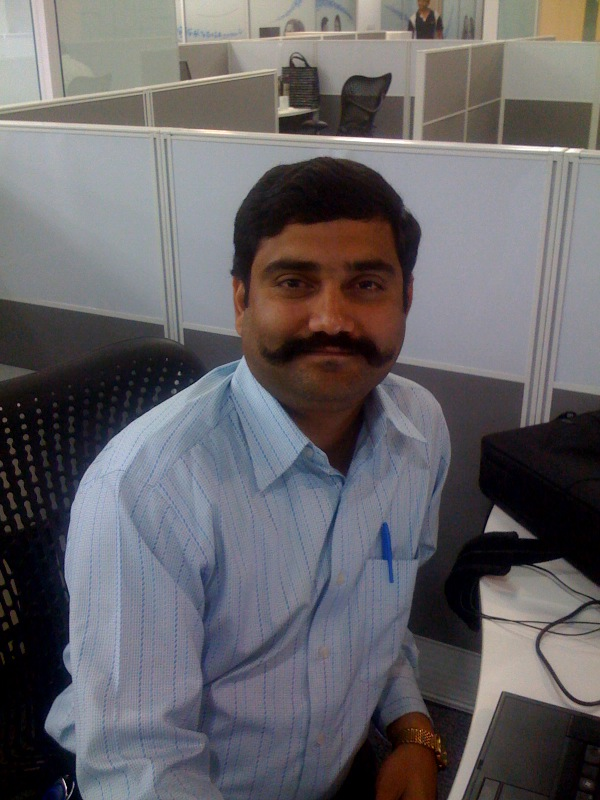
#> input picture resources/myphoto.jpg, 600 x 800 px
$ python 3_facedetect_image.py
#> lines starting #> are read from the running program, lines starting #| are printed output that depends on the picture; after the words box and inside, x2 and y2 are one past the last pixel; in counts of white or black regions, pixels touching at a corner belong together
import cv2

'''
This program will load an  image and detect faces within it. We use haarcascades XML file where the features are stored
You should be able to find haarcascades for various items/things by searching on the internet
haarcascades are available on Github (search for Haarcascades Github): https://github.com/opencv/opencv/tree/master/data/haarcascades
'''

#Craeate a Cascadeclassifier object using harrcascade
face_cascade = cv2.CascadeClassifier("../resources/haarcascade_frontalface_default.xml")

#Read the image in which you want to detect the faces
img = cv2.imread("../resources/myphoto.jpg")
#> img is the input picture: shape (800, 600, 3); mean B, G, R 103.2, 99.6, 102.3

#Convert the image as grayscale image to improve face detection. It is standard practice to convert image to grayscale for any analysis purposes
bw_img = cv2.cvtColor(img,cv2.COLOR_BGR2GRAY)
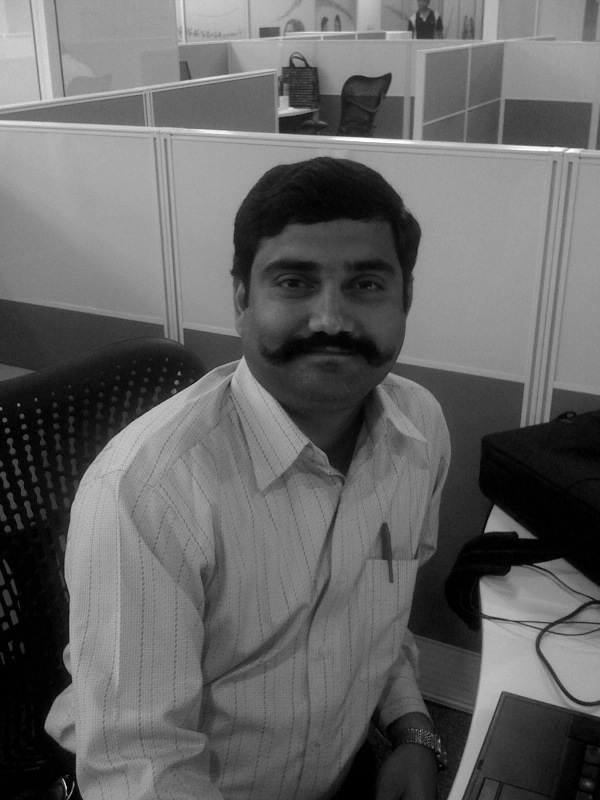
#> bw_img: shape (800, 600); min 0, max 255, mean 100.8

#Search for the coordinates of the faces in the image by applying face_cascade. This will help detect the coordinates of the face(s) in the image
faces = face_cascade.detectMultiScale(bw_img, scaleFactor=1.05, minNeighbors=5)
#> faces = [[227, 204, 205, 205]]
print(type(faces))
#| <class 'numpy.ndarray'>

#Optionally you can show image before processing
cv2.imshow("Original image - before process",img)
#Process the image to add rectangular boxes around each face (coordinates) detected above.
# first coordinate is the image in which you want to detect, 2nd and 3rd are the width and height of the rectangle
# 0,255,0 is the RGB color of the rectangle. Change this to get different color. 3 is line width;
for (x,y,w,h) in faces:
    img = cv2.rectangle(img, (x,y), (x+w, y+h),(0,255,0), 3) #You don't need to store the image as well as shown in next example below
#> this loop made 1 pass
#> pass 1, `img = cv2.rectangle(img, (x,y), (x+w, y+h),(0,255,0), 3) #You don't ne..`:
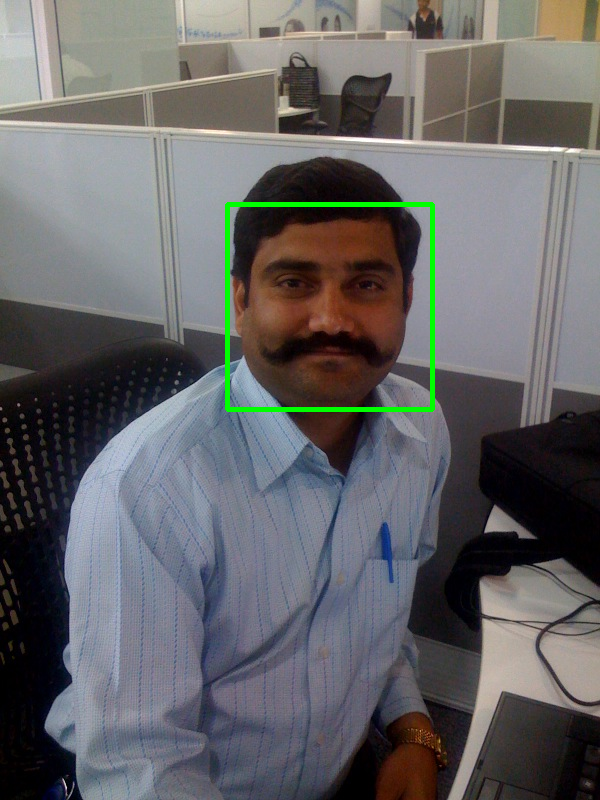
#> img: shape (800, 600, 3); 0.85% of pixels changed, all inside (x1, y1, x2, y2) = (225, 202, 435, 412)
#Show image in the window
cv2.imshow("Original Image - After process",img)


#Use below code instead when the orginal image is big and you want to resize it, before processing
img = cv2.imread("../resources/withson.jpg")
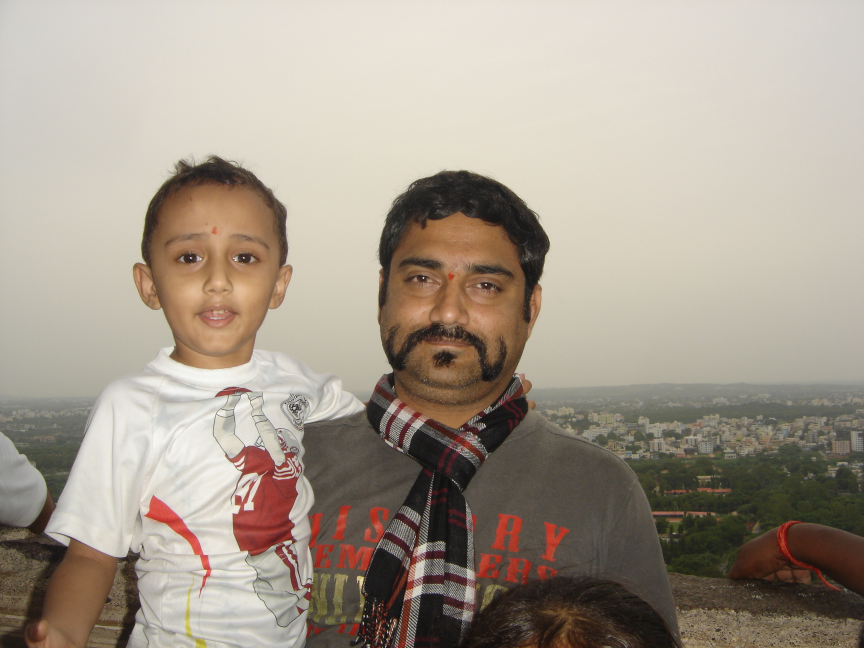
#> input picture resources/withson.JPG, 2592 x 1944 px, found by its file name (shown at 1/3 size)
#> img is the input picture: shape (1944, 2592, 3); mean B, G, R 141.7, 154.8, 165.6
#Resizing the image to 1/4th size. Change this based on your image size
img_resized = cv2.resize(img, (int(img.shape[1]/4), int(img.shape[0]/4)))
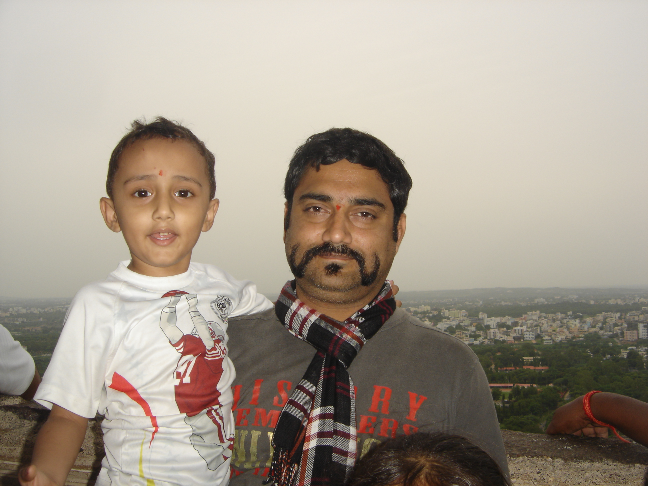
#> img_resized: shape (486, 648, 3); mean B, G, R 142, 155, 165.9
bw_img = cv2.cvtColor(img_resized,cv2.COLOR_BGR2GRAY)
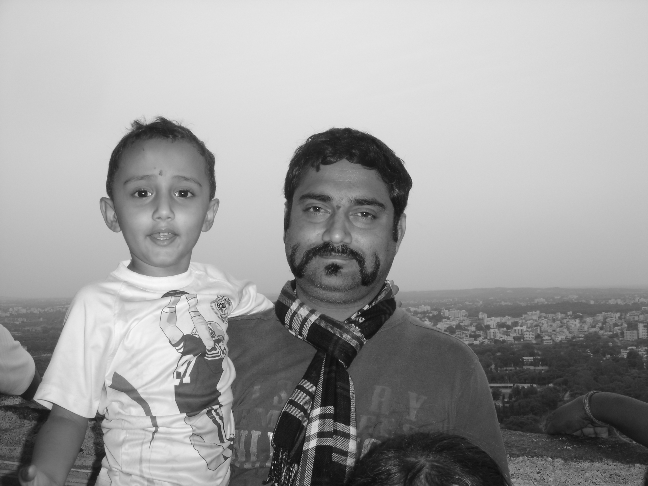
#> bw_img: shape (486, 648); min 12, max 254, mean 156.8
faces = face_cascade.detectMultiScale(bw_img, scaleFactor=1.05, minNeighbors=5)
#> faces = [[104, 149, 119, 119], [270, 155, 140, 140]]
for (x,y,w,h) in faces:
    cv2.rectangle(img_resized, (x,y), (x+w, y+h),(255,0,0), 3)  #Not storing the return type
#> this loop made 2 passes
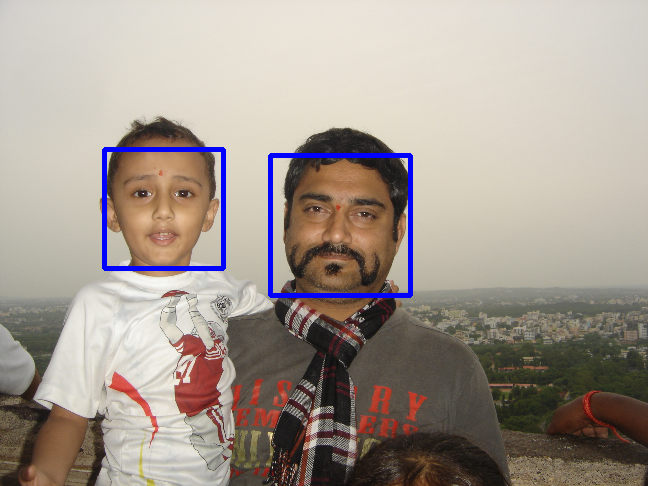
#> img_resized: shape (486, 648, 3); 1.64% of pixels changed, all inside (x1, y1, x2, y2) = (102, 147, 413, 298)
cv2.imshow("Resized Image -Face detect",img_resized)


#Common code to wait for a key and destroy all windows
cv2.waitKey(0)
cv2.destroyAllWindows()
